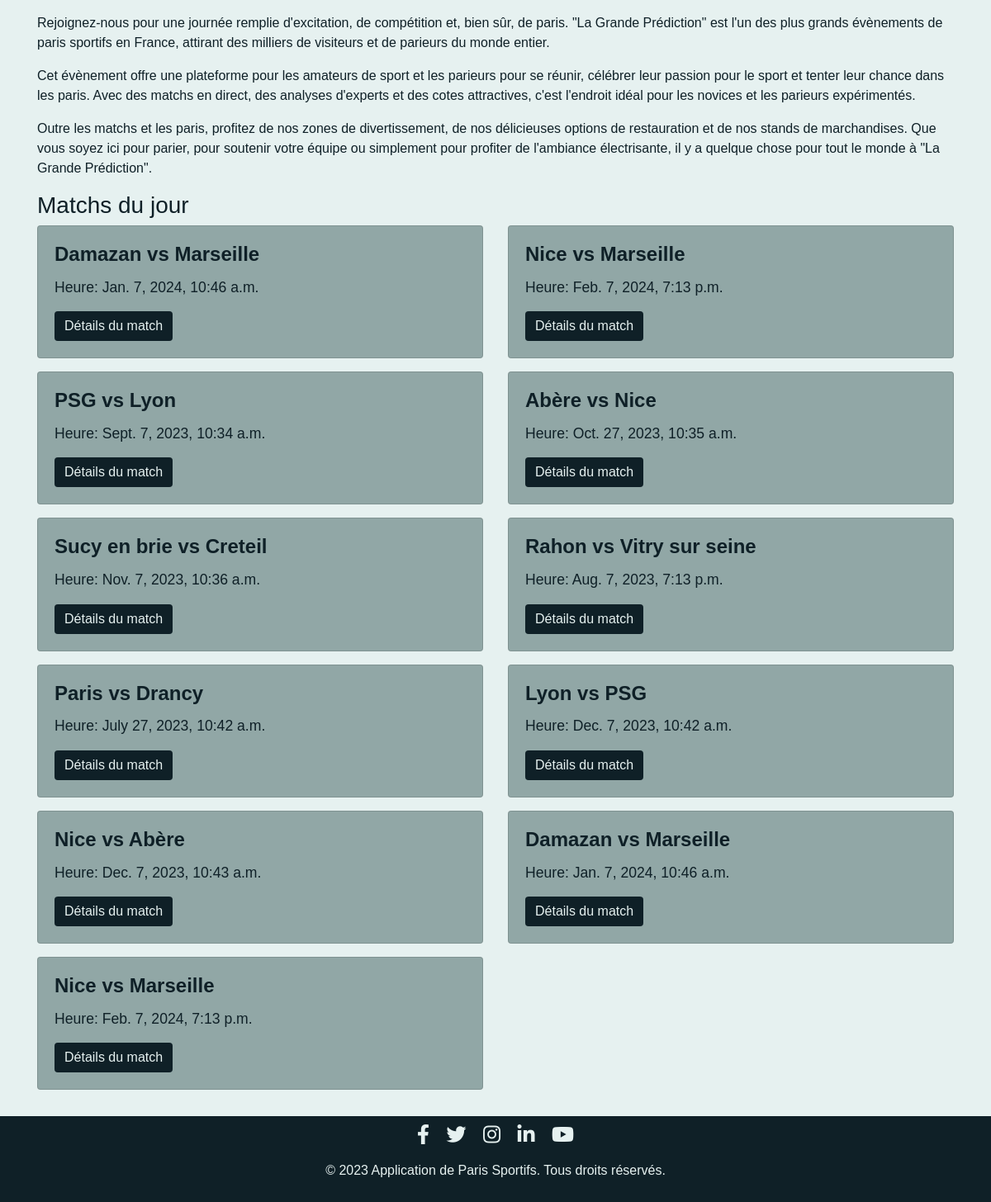
/myapp/ (lower part), run on an earlier commit of the app's database.
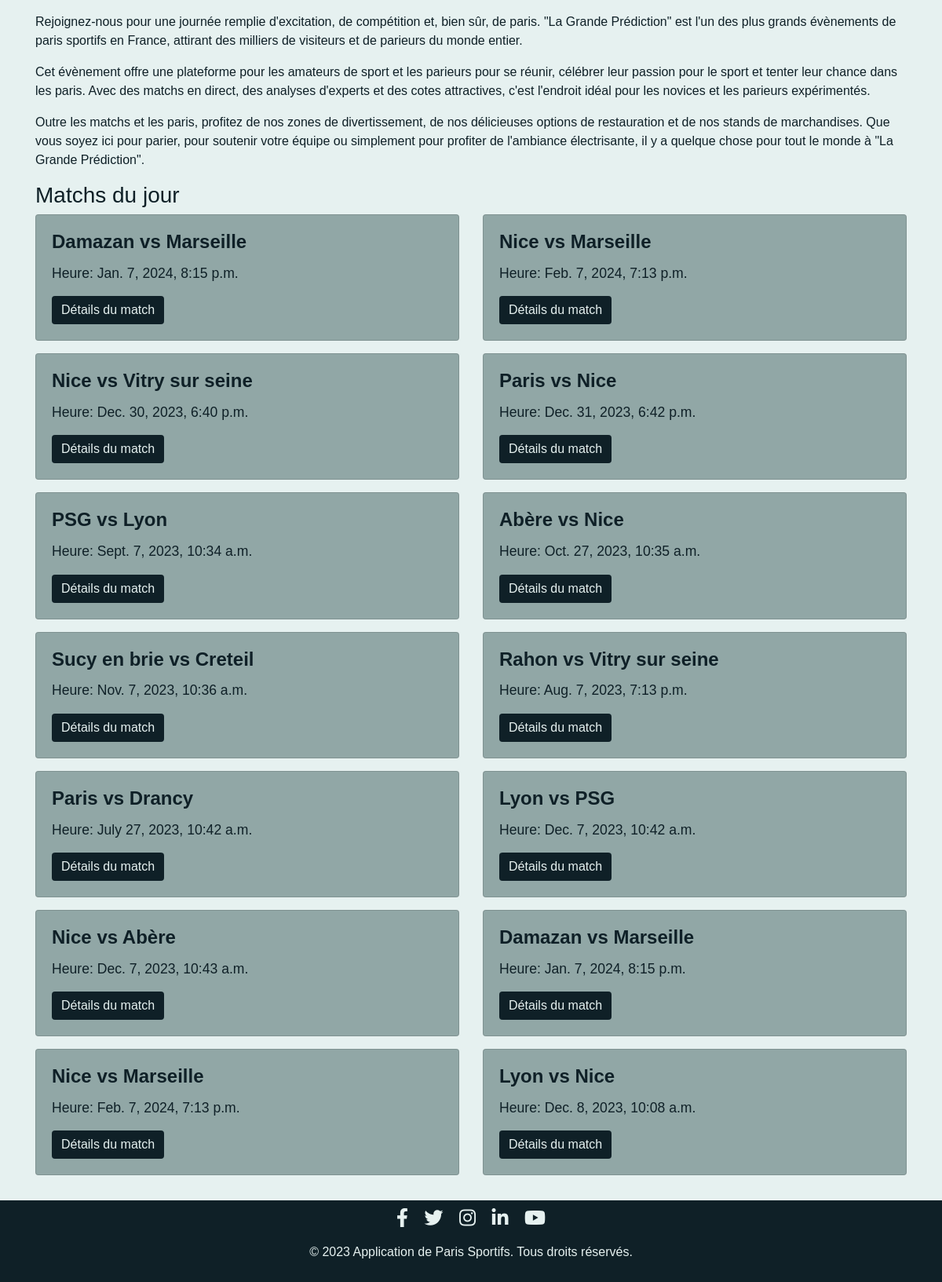
And on a later commit of the database.
### myapp/models.py (models this page shows, shortened)
class Match(models.Model):
    STATUS_CHOICES = [
        ('À venir', 'À venir'),
        ('En cours', 'En cours'),
        ('Terminé', 'Terminé'),
    ]
    team1 = models.ForeignKey(Team, on_delete=models.CASCADE, related_name='team1_matches')
    team2 = models.ForeignKey(Team, on_delete=models.CASCADE, related_name='team2_matches')
    match_time = models.DateTimeField()
    venue = models.CharField(max_length=200, null=True, blank=True)
    status = models.CharField(max_length=50, choices=STATUS_CHOICES, default='À venir')
    score_team1 = models.IntegerField(null=True, blank=True)
    score_team2 = models.IntegerField(null=True, blank=True)
    start_time = models.DateTimeField(null=True, blank=True)  # Actual start time of the match
    end_time = models.DateTimeField(null=True, blank=True)  # Actual end time of the match
    odds_team1 = models.DecimalField(max_digits=5, decimal_places=2, null=True, blank=True)  # Odds for team 1
    odds_team2 = models.DecimalField(max_digits=5, decimal_places=2, null=True, blank=True)  # Odds for team 2

class Team(models.Model):
    name = models.CharField(max_length=100)
    logo = models.ImageField(upload_to='team_logos', blank=True, null=True)
    location = models.CharField(max_length=100, null=True, blank=True)
    coach_name = models.CharField(max_length=100, null=True, blank=True)

### myapp/views.py (the view)
# urls.py: path('', home_view, name='home'),
def home_view(request):
    upcoming_matches = Match.objects.filter(match_time__gte=datetime.now())
    all_matches = Match.objects.all()
    matches_1_and_2 = all_matches[:2]  # First two matches
    matches_3_and_4 = all_matches[2:4]# Next two matches
    matches_5_and_6 = all_matches[4:6]
    matches_7_and_8 = all_matches[6:8]
    matches_9_and_10 = all_matches[8:10]
    context = {
        'upcoming_matches': upcoming_matches,
        'matches_1_and_2': matches_1_and_2,
        'matches_3_and_4': matches_3_and_4,
        'matches_5_and_6': matches_5_and_6,
        'matches_7_and_8': matches_7_and_8,
        'matches_9_and_10': matches_9_and_10,
    }
    return render(request, 'index.html', context)

### myapp/templates/index.html (shortened to what the changed rows need)
<!DOCTYPE html>
<html lang="fr">
{% load static %}
<head>
    <link href="https://maxcdn.bootstrapcdn.com/bootstrap/4.5.2/css/bootstrap.min.css" rel="stylesheet">
    <link rel="stylesheet" href="{% static 'styles.css' %}">
    <link rel="stylesheet" href="https://cdnjs.cloudflare.com/ajax/libs/font-awesome/5.15.3/css/all.min.css">
</head>
<body>
<div class="container mt-5 marinbuttom120">
        <div class="row">
            {% for match in upcoming_matches %}
                <div class="col-md-6 mb-3">
                    <div class="card">
                        <div class="card-body">
                            <h5 class="card-title">{{ match.team1.name }} vs {{ match.team2.name }}</h5>
                            <p class="card-text">Heure: {{ match.match_time}}</p>
                            <a href="{% url 'myapp:match_detail' match.id %}" class="btn btn-primary">Détails du match</a>
                        </div>
                    </div>
                </div>
            {% empty %}
                <p>Aucun match programmé pour aujourd'hui.</p>
            {% endfor %}
        </div>
        <div class="row">
            {% for match in matches_1_and_2 %}
                <div class="col-md-6 mb-3">
                    <div class="card">
                        <div class="card-body">
                            <h5 class="card-title">{{ match.team1.name }} vs {{ match.team2.name }}</h5>
                            <p class="card-text">Heure: {{ match.match_time}}</p>
                            <a href="{% url 'myapp:match_detail' match.id %}" class="btn btn-primary">Détails du match</a>
                        </div>
                    </div>
                </div>
            {% endfor %}
        </div>
    <div class="row">
        {% for match in matches_3_and_4 %}
            <div class="col-md-6 mb-3">
                <div class="card">
                    <div class="card-body">
                        <h5 class="card-title">{{ match.team1.name }} vs {{ match.team2.name }}</h5>
                        <p class="card-text">Heure: {{ match.match_time}}</p>
                        <a href="{% url 'myapp:match_detail' match.id %}" class="btn btn-primary">Détails du match</a>
                    </div>
                </div>
            </div>
        {% endfor %}
    </div>
        <div class="row">
            {% for match in matches_5_and_6 %}
                <div class="col-md-6 mb-3">
                    <div class="card">
                        <div class="card-body">
                            <h5 class="card-title">{{ match.team1.name }} vs {{ match.team2.name }}</h5>
                            <p class="card-text">Heure: {{ match.match_time}}</p>
                            <a href="{% url 'myapp:match_detail' match.id %}" class="btn btn-primary">Détails du match</a>
                        </div>
                    </div>
                </div>
            {% endfor %}
        </div>
        <div class="row">
            {% for match in matches_7_and_8 %}
                <div class="col-md-6 mb-3">
                    <div class="card">
                        <div class="card-body">
                            <h5 class="card-title">{{ match.team1.name }} vs {{ match.team2.name }}</h5>
                            <p class="card-text">Heure: {{ match.match_time}}</p>
                            <a href="{% url 'myapp:match_detail' match.id %}" class="btn btn-primary">Détails du match</a>
                        </div>
                    </div>
                </div>
            {% endfor %}
        </div>
        <div class="row">
            {% for match in matches_9_and_10 %}
                <div class="col-md-6 mb-3">
                    <div class="card">
                        <div class="card-body">
                            <h5 class="card-title">{{ match.team1.name }} vs {{ match.team2.name }}</h5>
                            <p class="card-text">Heure: {{ match.match_time}}</p>
                            <a href="{% url 'myapp:match_detail' match.id %}" class="btn btn-primary">Détails du match</a>
                        </div>
                    </div>
                </div>
            {% endfor %}
        </div>
</div>
</body>
</html>

What changed in the data, as far as the page shows it:
changed Match "Damazan": match_time "Jan. 7, 2024, 10:46 a.m." → "Jan. 7, 2024, 8:15 p.m."
added Match: team1.name "Nice", team2.name "Vitry sur seine", match_time "Dec. 30, 2023, 6:40 p.m.", shown under "Matchs du jour"
added Match: team1.name "Paris", team2.name "Nice", match_time "Dec. 31, 2023, 6:42 p.m.", shown under "Matchs du jour"
added Match: team1.name "Lyon", team2.name "Nice", match_time "Dec. 8, 2023, 10:08 a.m."
